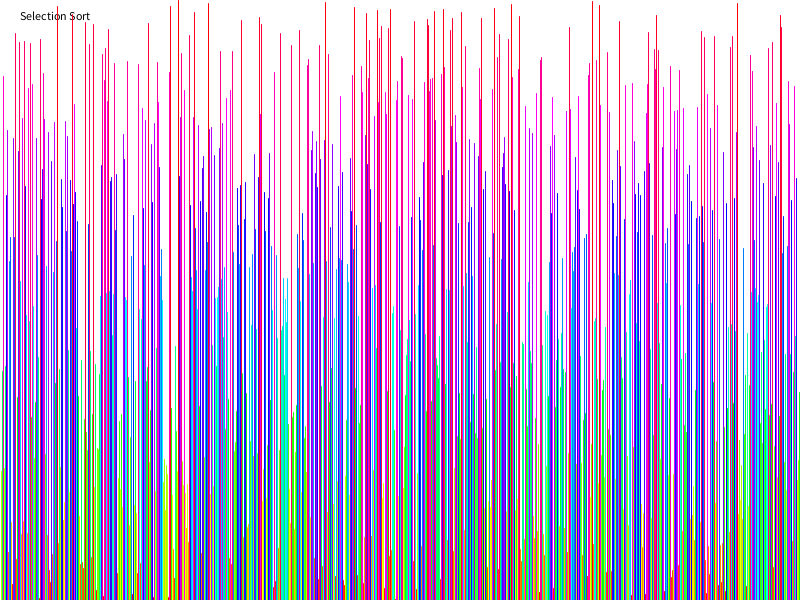
Frame 1 (no input)
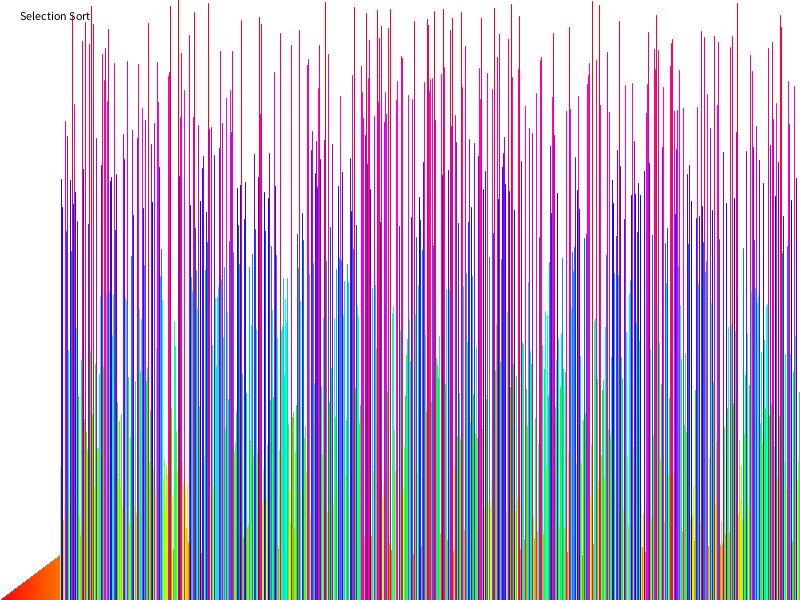
Frame 60 (the mouse pressed at the canvas centre just before this capture)
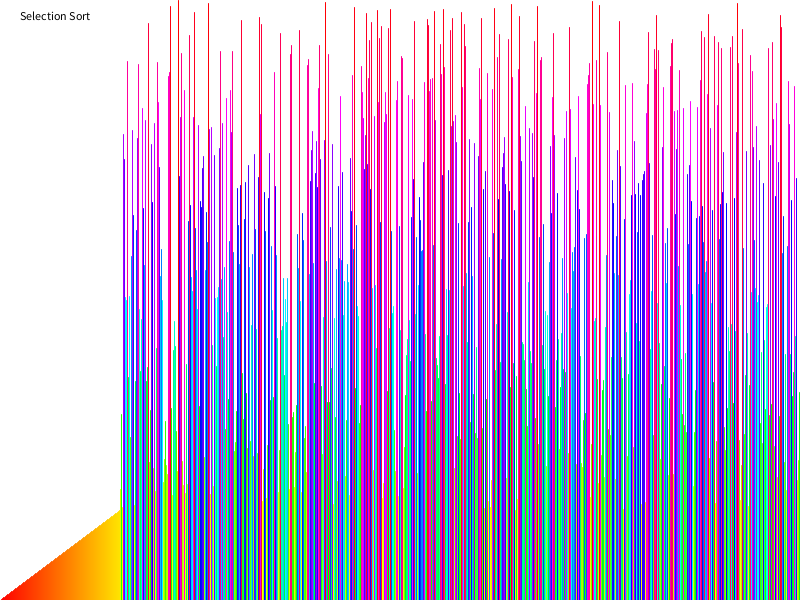
Frame 120 (the mouse held since frame 60 and released just before this capture)

The Processing sketch that drew these frames (run headless with seeded random() and noise(); from frame 60 on, the mouse is pressed at the canvas centre):

// Processing sketch: sort_visualiser
// ── sort_visualiser.pde
// array to be sorted

float[] data;

int currentIndex; // current indedx that is up to be sorted ?
void setup(){
  size(800, 600); 
  
  data = new float[width];
  for(int i = 0; i < data.length; i++) {
     data[i] = map(i, 0, width, 0, height);
  }
  
  // shuffle the data
  for(int i = 0; i < 100000; i++) {
    int index1 = (int) random(data.length); 
    int index2 = (int) random(data.length);
    
    float temp = data[index1];
    data[index1] = data[index2];
    data[index2] = temp;
  }
  
  currentIndex = 0;
  
  frameRate(9999);
}

void draw(){
  colorMode(RGB, 255);
  background(255, 255, 255, 1);
  
  fill(0);
  stroke(0);
  text("Selection Sort", 20, 20);
  
  colorMode(HSB, 100);
  strokeWeight(1);
  
  int lowestIndex = -1;
  float lowest = 9999999;
  
  for(int i = currentIndex; i < data.length; i++) {
    if(data[i] < lowest) {
      lowestIndex = i;
      lowest = data[i]; 
    }
  }
  
  data[lowestIndex] = data[currentIndex];
  data[currentIndex] = lowest;
  
  currentIndex++;
  
  if(currentIndex == data.length) {
    setup();
  }
  
  
  for(int i = 0; i < data.length; i++){
    float value = data[i];
    stroke(map(value, 0, height, 0, 100), 100, 100);
    line(i, height, i, height - value);
  }
  
}
